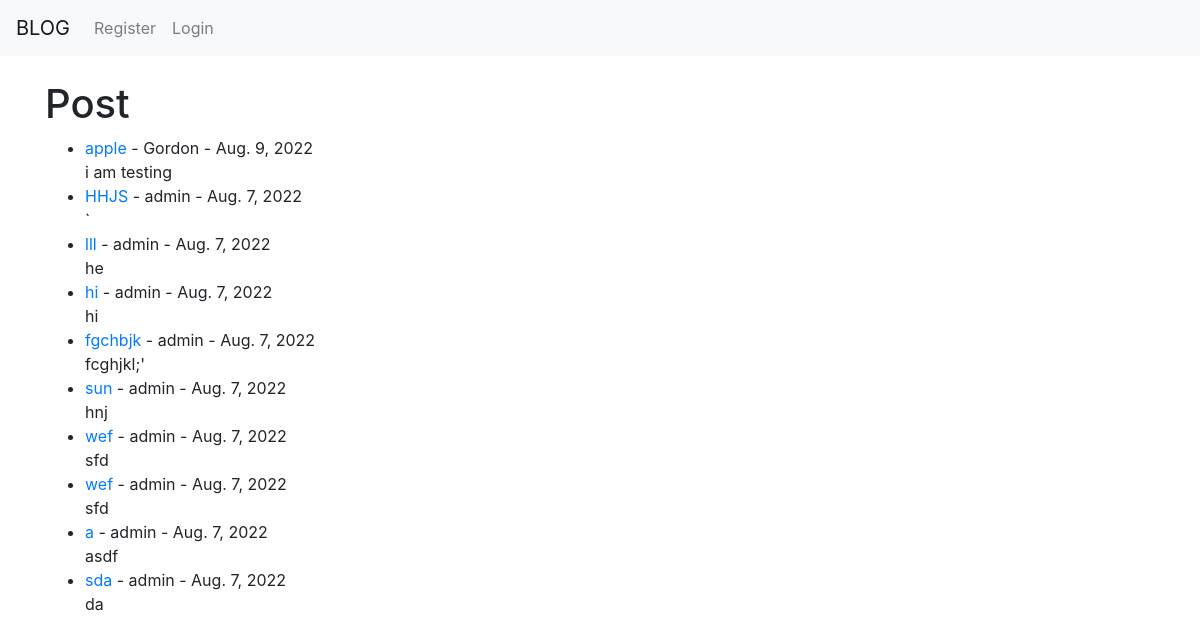
Before: / with the older database file.
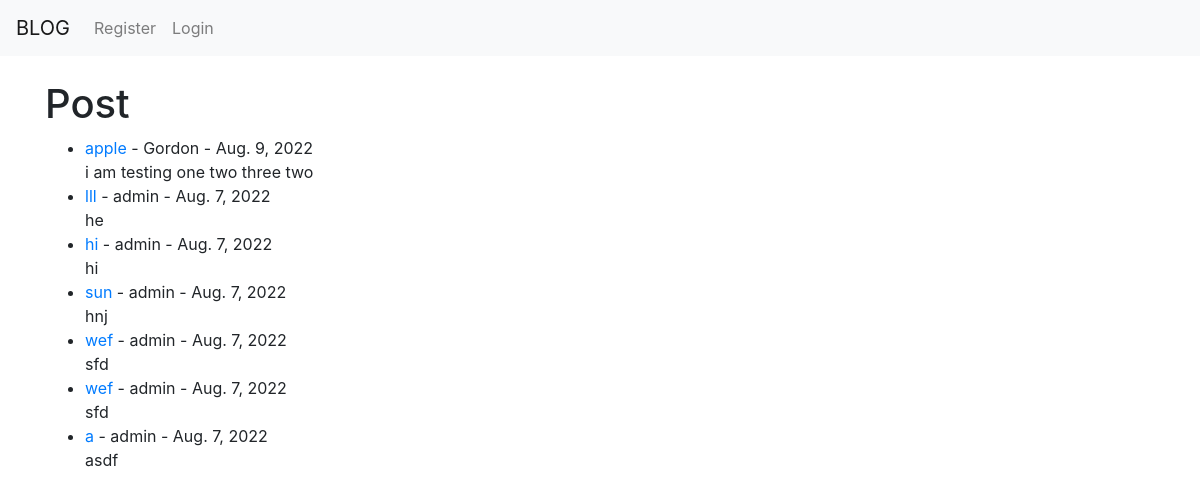
After: the same page with the newer database file.
### startblog/models.py (models this page shows, shortened)
class Post(models.Model):
    title = models.CharField(max_length=255)
    title_tag = models.CharField(max_length=255, default="my blog")
    author = models.ForeignKey(User, on_delete=models.CASCADE)
    body = models.TextField()
    post_date = models.DateField(auto_now_add=True)

### startblog/views.py (the view)
# urls.py: path("", HomePage.as_view(), name="home"),
class HomePage(ListView):
    model = Post
    template_name = "home.html"
    ordering = ['-post_date']

### startblog/templates/home.html (shortened to what this page needs)
{% extends 'base.html' %}
{% block content %}
<h1>Post</h1>
<ul>
{% for post in object_list %}
    <li><a href = "{% url 'blog:post_details' pk=post.pk %}">
    {{ post.title }}</a> - {{ post.author }} - {{ post.post_date}}
        <br/>
    {{ post.body|slice:":200" }}
</li>
{% endfor %}
</ul>
{% endblock %}

### startblog/templates/base.html (shortened to what this page needs)
<!doctype html>
<html lang="en">
  <head>
    <link rel="stylesheet" href="https://cdn.jsdelivr.net/npm/bootstrap@4.3.1/dist/css/bootstrap.min.css">
  </head>
  <body>
    <nav class="navbar navbar-expand-lg navbar-light bg-light">
        <a class="navbar-brand" href="{% url 'blog:home' %}">BLOG</a>
        <div class="collapse navbar-collapse" id="navbarSupportedContent">
          <ul class="navbar-nav mr-auto">
            {% if user.is_authenticated %}
              </li>
                <li class="nav-item">
                  <a class="nav-link" href="{% url 'blog:add_post' %}">Add Post</a>
                </li>
                <li class="nav-item">
                  <a class="nav-link" href="{% url 'logout' %}">Logout</a>
                </li>
            {% else %}
              <li class="nav-item">
                <a class="nav-link" href="{% url 'register' %}">Register</a>
              </li>
              <li class="nav-item">
                <a class="nav-link" href="{% url 'login' %}">Login</a>
              </li>
            {% endif %}
          </ul>
        </div>
      </nav>
    <br/>
    <div class="container">
     {% block content %}
     {% endblock %}
    </div>
  </body>
</html>

Changed rows visible on the page:
removed Post: title "HHJS", author "admin", post_date "Aug. 7, 2022", body "`"
removed Post: title "fgchbjk", author "admin", post_date "Aug. 7, 2022", body "fcghjkl;'"
removed Post: title "sda", author "admin", post_date "Aug. 7, 2022", body "da"
changed Post "apple": body "i am testing" → "i am testing one two three two"
